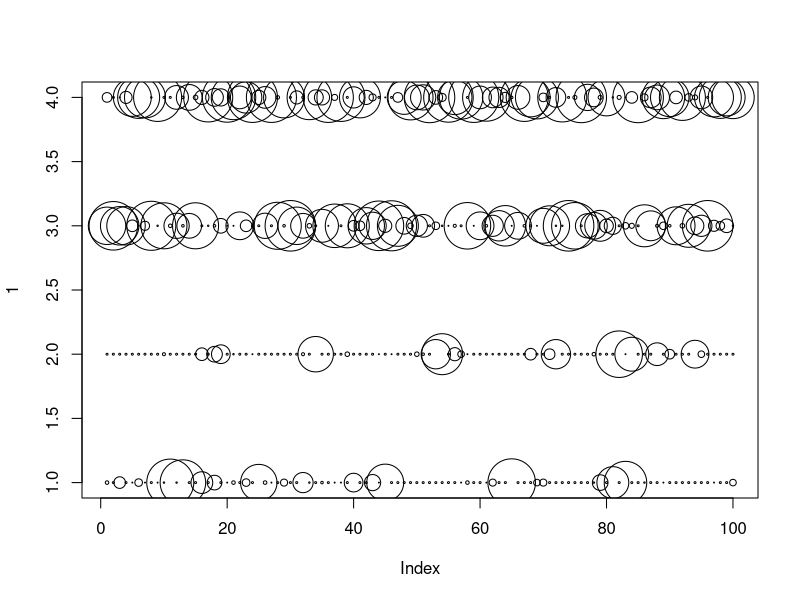
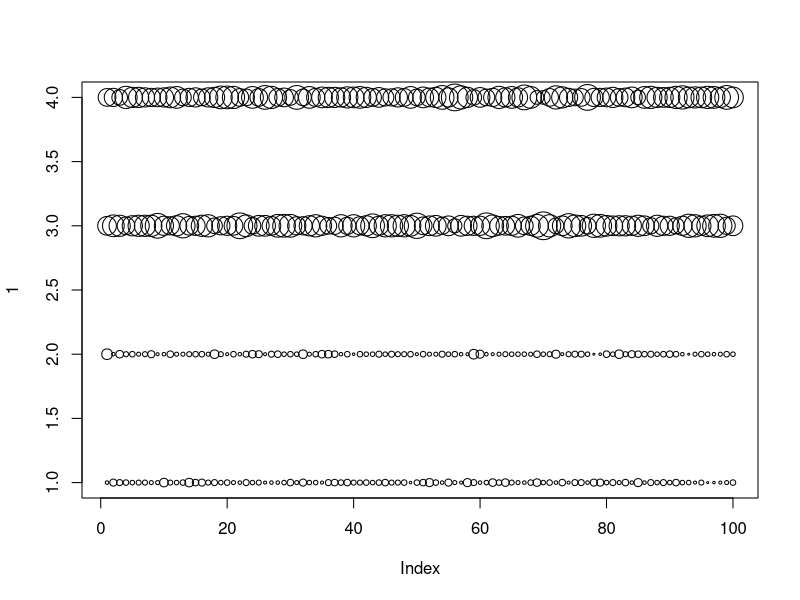
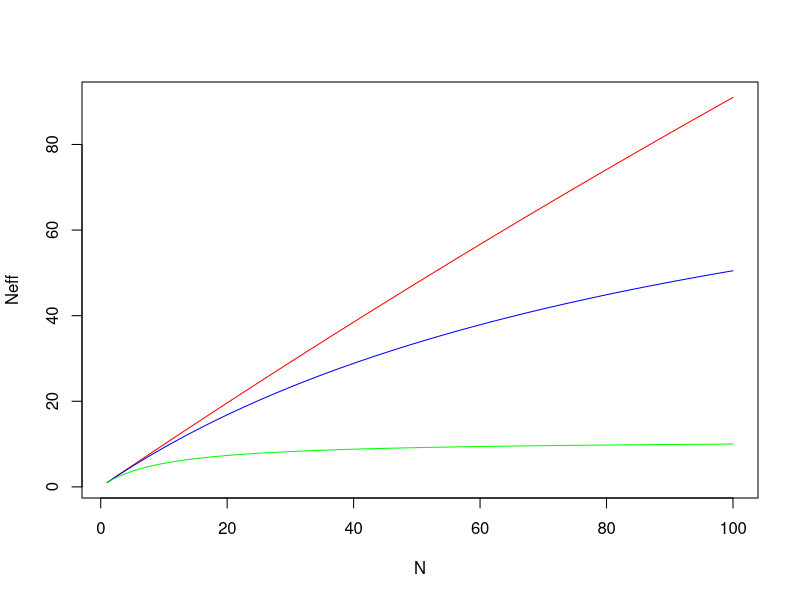
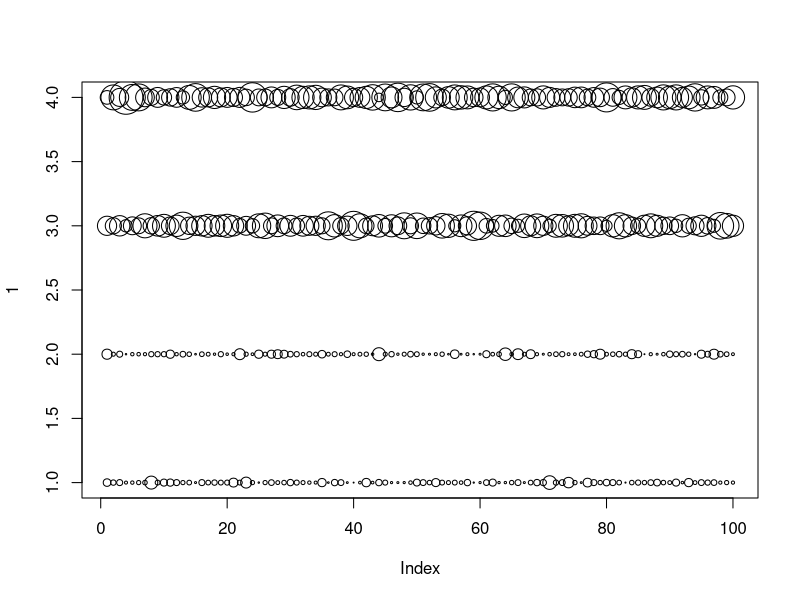
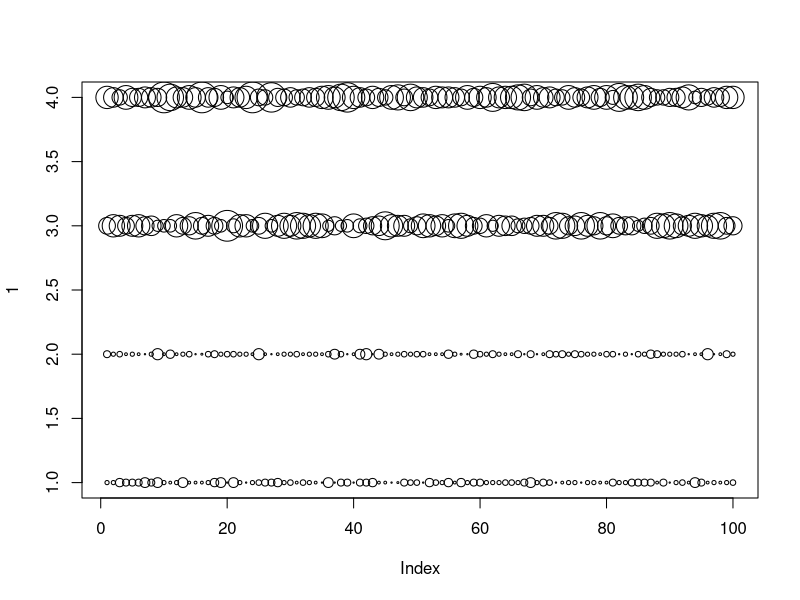
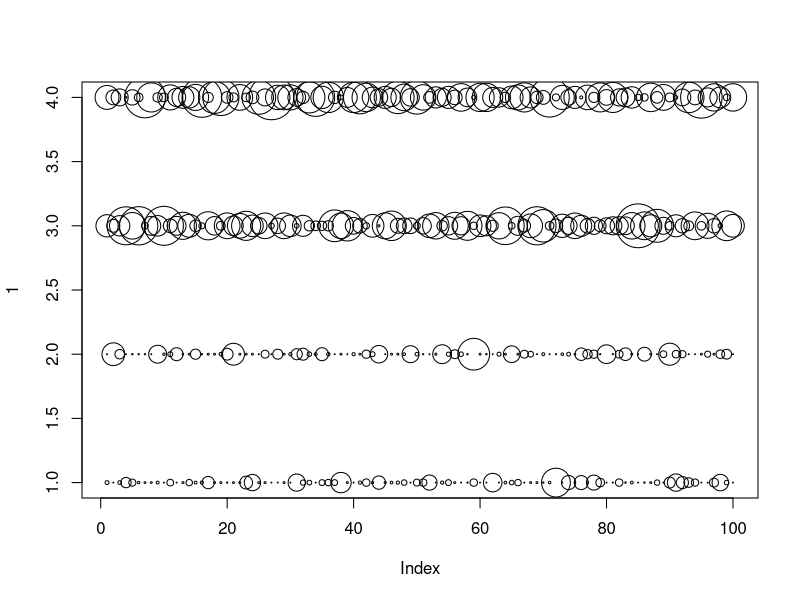
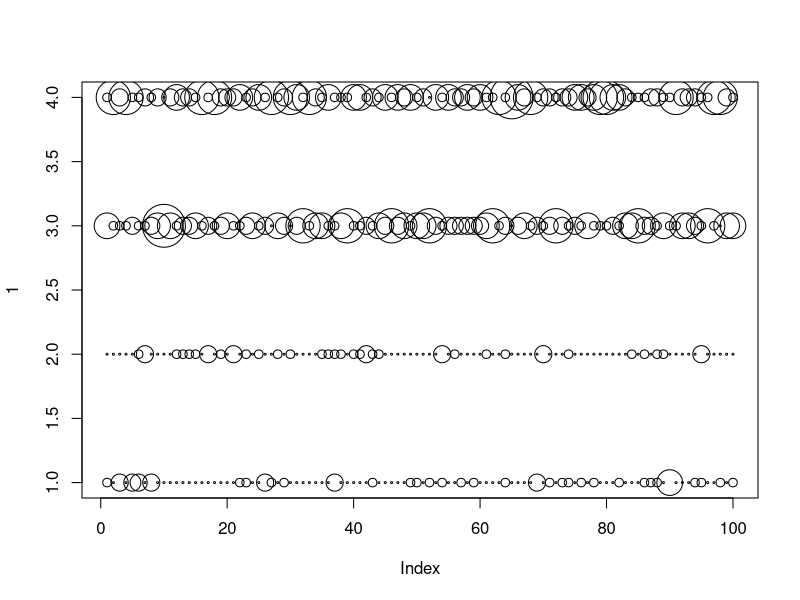
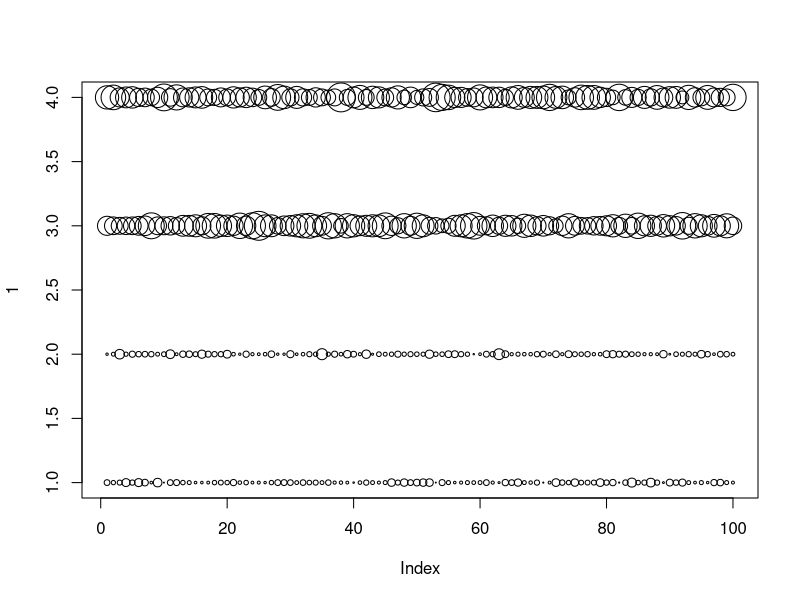

Recreate these plots in R, in order.
rdirichlet <- function(p, phi) {
  alpha <- p * phi + 1e-7 # robust to 0
  obs <- rgamma(length(p), alpha, 1)
  obs <- obs / sum(obs)
  obs
}

out1 <- sapply(1:10, function(i) rdirichlet(c(0.1, 0.1, 0.4, 0.4), 1e6))
rowMeans(out1)

# more noise:
out2 <- sapply(1:10, function(i) rdirichlet(c(0.1, 0.1, 0.4, 0.4), 1))
rowMeans(out2)

rdirmultinom <- function(N, p, phi) {
  dp <- rdirichlet(p, phi) # note bug in WHAM simulate(); should be done once per multinomial
  obs <- rmultinom(n = 1, prob = dp, size = N)
  obs
}

p <- c(0.1, 0.1, 0.4, 0.4)
p <- p / sum(p)

sim_rdirmult <- function(N, phi) {
  out <- matrix(ncol = length(p), nrow = 100, data = 0)
  for (i in 1:nrow(out)) out[i, ] <- rdirmultinom(N, p, phi)
  plot(1, ylim = c(1, ncol(out)), xlim = c(1, nrow(out)), type = "n")
  out <- out / N
  for (i in seq(1, nrow(out))) {
    symbols(rep(i, ncol(out)), seq_along(out[1, ]),
      circles = out[i, ] * 4, inches = FALSE, add = TRUE
    )
  }
}
sim_rdirmult(100, 1)
sim_rdirmult(100, 1000)

get_neff <- function(N, phi) {
  (N + N * phi) / (N + phi)
}
ns <- seq(1, 100, length.out = 100)
plot(ns, get_neff(ns, 1000), type = "l", col = "red", ylab = "Neff", xlab = "N")
lines(ns, get_neff(ns, 100), type = "l", col = "blue")
lines(ns, get_neff(ns, 10), type = "l", col = "green")

# so these should be about the same:
sim_rdirmult(300, 40)
sim_rdirmult(get_neff(300, 40), 1e9)

sim_rdirmult(300, 5)
sim_rdirmult(get_neff(300, 5), 1e9)

sim_rdirmult(3000, 50)
get_neff(3000, 50)
sim_rdirmult(get_neff(3000, 50), 1e9)
